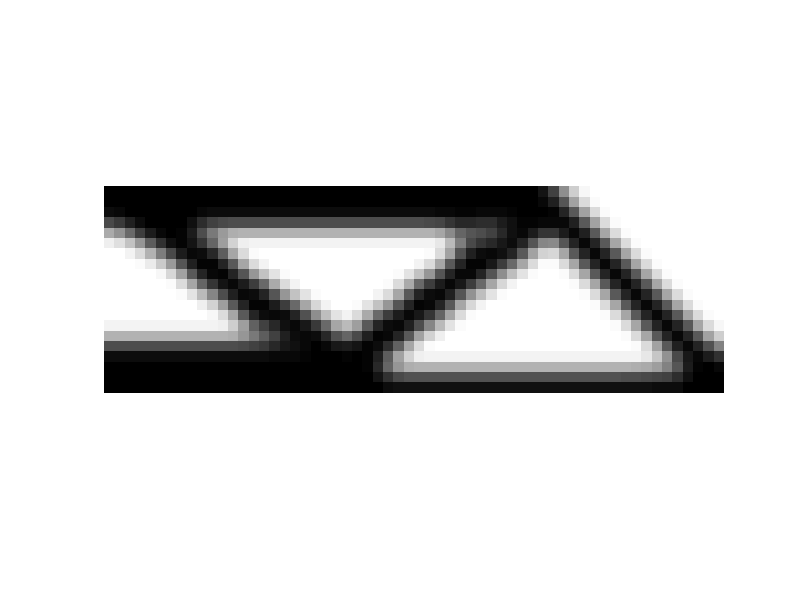

MATLAB code for this plot:
nelx = 60;
nely = 20;
rmin = 2.4;

% nelx = 150;
% nely = 50;
% rmin = 6;

% nelx = 300;
% nely = 100;
% rmin = 16;

volfrac = 0.5;
penal = 3;

% ft = 1;   % 灵敏度滤波器
ft = 2;   % 密度滤波器

% MATERIAL PROPERTIES
E0 = 1;
Emin = 1e-9;
nu = 0.3;

% PREPARE FINITE ELEMENT ANALYSIS
A11 = [12  3 -6 -3;  3 12  3  0; -6  3 12 -3; -3  0 -3 12];
A12 = [-6 -3  0  3; -3 -6 -3 -6;  0 -3 -6  3;  3 -6  3 -6];
B11 = [-4  3 -2  9;  3 -4 -9  4; -2 -9 -4 -3;  9  4 -3 -4];
B12 = [ 2 -3  4 -9; -3  2  9 -2;  4  9  2  3; -9 -2  3  2];
KE = 1/(1-nu^2)/24*([A11 A12;A12' A11]+nu*[B11 B12;B12' B11]);
nodenrs = reshape(1:(1+nelx)*(1+nely),1+nely,1+nelx);
edofVec = reshape(2*nodenrs(1:end-1,1:end-1)+1,nelx*nely,1);
edofMat = repmat(edofVec,1,8)+repmat([0 1 2*nely+[2 3 0 1] -2 -1],nelx*nely,1);
iK = reshape(kron(edofMat,ones(8,1))',64*nelx*nely,1);
jK = reshape(kron(edofMat,ones(1,8))',64*nelx*nely,1);

% DEFINE LOADS AND SUPPORTS (HALF MBB-BEAM)
F = sparse(2,1,-1,2*(nely+1)*(nelx+1),1);
U = zeros(2*(nely+1)*(nelx+1),1);
fixeddofs = union([1:2:2*(nely+1)], [2*(nelx+1)*(nely+1)]);
alldofs = [1:2*(nely+1)*(nelx+1)];
freedofs = setdiff(alldofs,fixeddofs);

% PREPARE FILTER
iH = ones(nelx*nely*(2*(ceil(rmin)-1)+1)^2,1);
jH = ones(size(iH));
sH = zeros(size(iH));
k = 0;
for i1 = 1:nelx
	for j1 = 1:nely
		e1 = (i1-1)*nely+j1;
		for i2 = max(i1-(ceil(rmin)-1),1):min(i1+(ceil(rmin)-1),nelx)
			for j2 = max(j1-(ceil(rmin)-1),1):min(j1+(ceil(rmin)-1),nely)
				e2 = (i2-1)*nely+j2;
				k = k+1;
				iH(k) = e1;
				jH(k) = e2;
				sH(k) = max(0,rmin-sqrt((i1-i2)^2+(j1-j2)^2));
			end
		end
	end
end
H = sparse(iH,jH,sH);
Hs = sum(H,2);

%%-------------------- INITIALIZE ITERATION --------------------%%
x = repmat(volfrac, nely, nelx);
xPhys = x;

loop = 0;
change = 1;

% START ITERATION
while change > 0.01
	tic;  % Start timing the iteration
	loop = loop + 1;

	% FE-ANALYSIS
	sK = reshape(KE(:)*(Emin+xPhys(:)'.^penal*(E0-Emin)), 64*nelx*nely,1);
	K = sparse(iK, jK, sK); K = (K + K') / 2;
	U(freedofs) = K(freedofs,freedofs) \ F(freedofs);

	% OBJECTIVE FUNCTION AND SENSITIVITY ANALYSIS
	Ue = U(edofMat);
	ce = reshape(sum((U(edofMat)*KE).*U(edofMat),2), nely, nelx);
	c = sum(sum((Emin + xPhys.^penal * (E0 - Emin)).*ce));
	dc = -penal*(E0-Emin)*xPhys.^(penal-1).*ce;
	dv = ones(nely, nelx);
	
	% FILTERING/MODIFICATION OF SENSITIVITIES
	if ft == 1
		dc(:) = H*(x(:).*dc(:))./Hs./max(1e-3, x(:));
	elseif ft == 2
		dc(:) = H*(dc(:)./Hs);
		dv(:) = H*(dv(:)./Hs);
	end
	
	% OPTIMALITY CRITERIA UPDATE OF DESIGN VARIABLES AND PHYSICAL DENSITIES
	l1 = 0; l2 = 1e9; move = 0.2;
    % fprintf(' x.:%16.12f\n', mean(x(:)));
	while (l2-l1)/(l1+l2) > 1e-3
		lmid = 0.5*(l2+l1);
		xnew = max(0,max(x-move,min(1,min(x+move,x.*sqrt(-dc./dv/lmid)))));
		if ft == 1
			xPhys = xnew;
		elseif ft == 2
			xPhys(:) = (H*xnew(:))./Hs;
		end
		if sum(xPhys(:)) > volfrac*nelx*nely, l1 = lmid; else l2 = lmid; end
	end
	change = max(abs(xnew(:)-x(:)));
	x = xnew;

	% PRINT RESULTS
	iter_time = toc;  % Stop timing and get iteration time
    % meam =  mean(xPhys(:));
	fprintf(' It.:%5i Obj.:%11.4f Vol.:%16.12f ch.:%7.3f Time:%7.3f sec\n', loop, c, mean(xPhys(:)), change, iter_time);

	% PLOT DENSITIES
	colormap(gray); imagesc(1-xPhys); caxis([0 1]); axis equal; axis off; drawnow;
end
